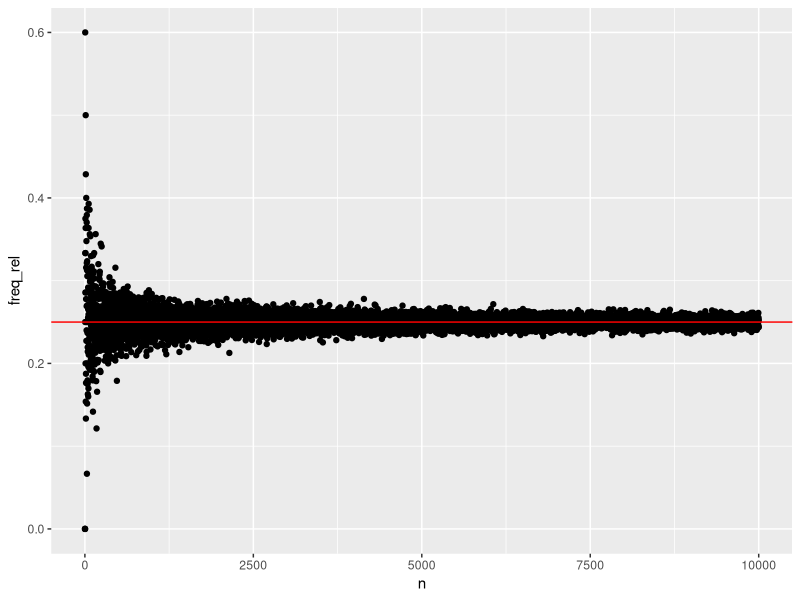

Recreate this plot in R.
rm(list = ls())

#Libs--------
library(tidyverse)
library(ggplot2)

#Ejemplo de probs

p <- 0.25

data <- tibble(
  n = c(1:10000),
  freq = 0
)

for(i in 1:nrow(data)) {
  data[i, 2] = sum((rbinom(i, 1, p)))
}

data |> 
  mutate(freq_rel = freq / n) |> 
  ggplot(aes(x = n, y = freq_rel)) +
  geom_point() + 
  geom_hline(yintercept = p, color = "red")
